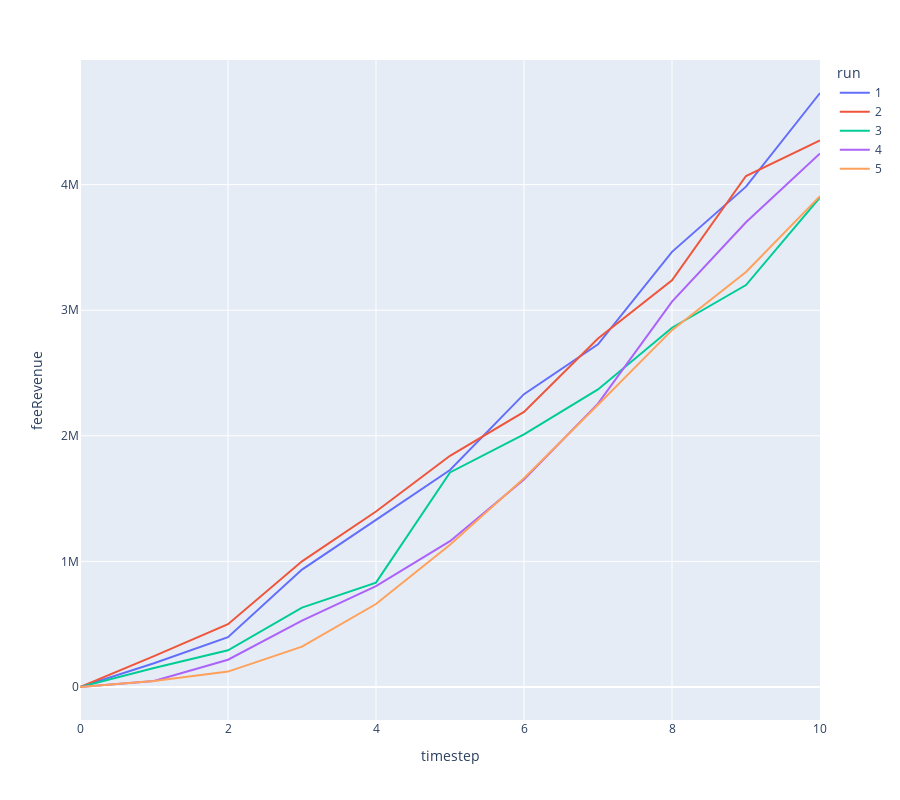

Notebook source saved alongside this figure:
### Code cell
px.line(
    df,
    x='timestep',
    y='feeRevenue', 
    color='run', 
    height=800,
)

# Positive variation for treasury

### Figure 1 — Plotly figure (JSON) as saved in the notebook; plotly's stock layout.template omitted (floating-point values rounded to 4 significant figures)
{"data": [{"hovertemplate": "run=1<br>timestep=%{x}<br>feeRevenue=%{y}<extra></extra>", "legendgroup": "1", "line": {"color": "#636efa", "dash": "solid"}, "mode": "lines", "name": "1", "orientation": "v", "showlegend": true, "type": "scatter", "x": [0, 1, 1, 2, 2, 3, 3, 4, 4, 5, 5, 6, 6, 7, 7, 8, 8, 9, 9, 10, 10], "xaxis": "x", "y": [0, 188800, 188800, 396480, 396480, 934560, 934560, 1331040, 1331040, 1727520, 1727520, 2331680, 2331680, 2728160, 2728160, 3464480, 3464480, 3983680, 3983680, 4729440, 4729440], "yaxis": "y"}, {"hovertemplate": "run=2<br>timestep=%{x}<br>feeRevenue=%{y}<extra></extra>", "legendgroup": "2", "line": {"color": "#EF553B", "dash": "solid"}, "mode": "lines", "name": "2", "orientation": "v", "showlegend": true, "type": "scatter", "x": [0, 1, 1, 2, 2, 3, 3, 4, 4, 5, 5, 6, 6, 7, 7, 8, 8, 9, 9, 10, 10], "xaxis": "x", "y": [0, 245440, 245440, 500320, 500320, 1000640, 1000640, 1397120, 1397120, 1840800, 1840800, 2190080, 2190080, 2775360, 2775360, 3237920, 3237920, 4068640, 4068640, 4351840, 4351840], "yaxis": "y"}, {"hovertemplate": "run=3<br>timestep=%{x}<br>feeRevenue=%{y}<extra></extra>", "legendgroup": "3", "line": {"color": "#00cc96", "dash": "solid"}, "mode": "lines", "name": "3", "orientation": "v", "showlegend": true, "type": "scatter", "x": [0, 1, 1, 2, 2, 3, 3, 4, 4, 5, 5, 6, 6, 7, 7, 8, 8, 9, 9, 10, 10], "xaxis": "x", "y": [0, 151040, 151040, 292640, 292640, 632480, 632480, 830720, 830720, 1708640, 1708640, 2010720, 2010720, 2369440, 2369440, 2860320, 2860320, 3200160, 3200160, 3898720, 3898720], "yaxis": "y"}, {"hovertemplate": "run=4<br>timestep=%{x}<br>feeRevenue=%{y}<extra></extra>", "legendgroup": "4", "line": {"color": "#ab63fa", "dash": "solid"}, "mode": "lines", "name": "4", "orientation": "v", "showlegend": true, "type": "scatter", "x": [0, 1, 1, 2, 2, 3, 3, 4, 4, 5, 5, 6, 6, 7, 7, 8, 8, 9, 9, 10, 10], "xaxis": "x", "y": [0, 47200, 47200, 217120, 217120, 528640, 528640, 802400, 802400, 1161120, 1161120, 1652000, 1652000, 2256160, 2256160, 3068000, 3068000, 3700480, 3700480, 4248000, 4248000], "yaxis": "y"}, {"hovertemplate": "run=5<br>timestep=%{x}<br>feeRevenue=%{y}<extra></extra>", "legendgroup": "5", "line": {"color": "#FFA15A", "dash": "solid"}, "mode": "lines", "name": "5", "orientation": "v", "showlegend": true, "type": "scatter", "x": [0, 1, 1, 2, 2, 3, 3, 4, 4, 5, 5, 6, 6, 7, 7, 8, 8, 9, 9, 10, 10], "xaxis": "x", "y": [0, 47200, 47200, 122720, 122720, 320960, 320960, 660800, 660800, 1132800, 1132800, 1661440, 1661440, 2246720, 2246720, 2841440, 2841440, 3304000, 3304000, 3908160, 3908160], "yaxis": "y"}], "layout": {"height": 800, "legend": {"title": {"text": "run"}, "tracegroupgap": 0}, "margin": {"t": 60}, "xaxis": {"anchor": "y", "domain": [0, 1], "title": {"text": "timestep"}}, "yaxis": {"anchor": "x", "domain": [0, 1], "title": {"text": "feeRevenue"}}}}
